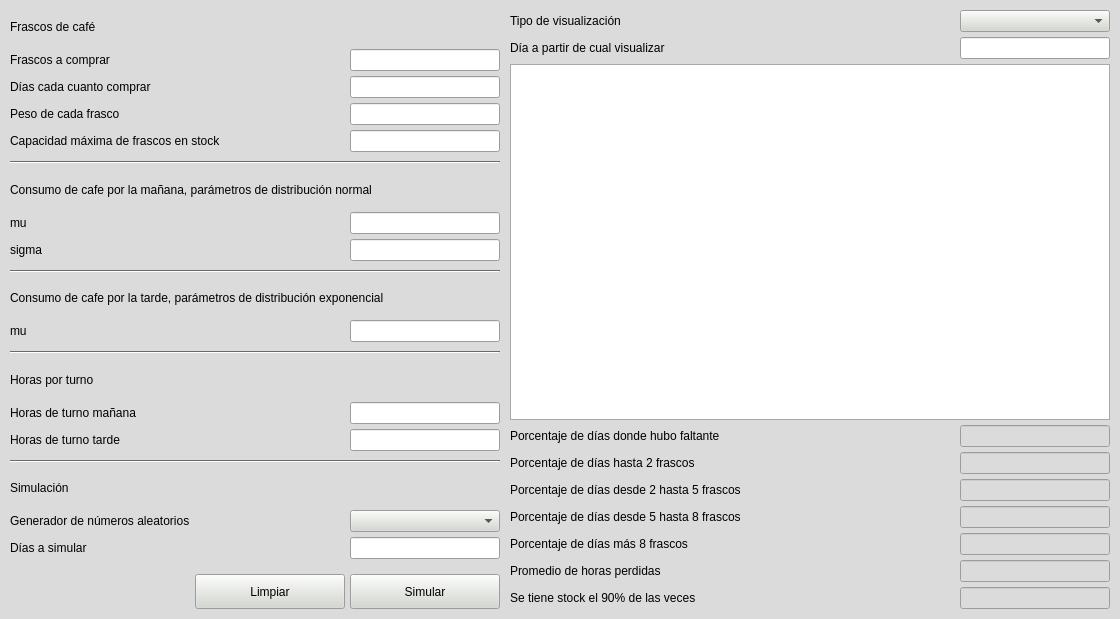
<?xml version="1.0" encoding="UTF-8"?>
<ui version="4.0">
 <class>ventana_montecarlo</class>
 <widget class="QMainWindow" name="ventana_montecarlo">
  <property name="geometry">
   <rect>
    <x>0</x>
    <y>0</y>
    <width>1120</width>
    <height>619</height>
   </rect>
  </property>
  <property name="minimumSize">
   <size>
    <width>1120</width>
    <height>619</height>
   </size>
  </property>
  <property name="palette">
   <palette>
    <active>
     <colorrole role="WindowText">
      <brush brushstyle="SolidPattern">
       <color alpha="255">
        <red>0</red>
        <green>0</green>
        <blue>0</blue>
       </color>
      </brush>
     </colorrole>
     <colorrole role="Button">
      <brush brushstyle="SolidPattern">
       <color alpha="255">
        <red>211</red>
        <green>215</green>
        <blue>207</blue>
       </color>
      </brush>
     </colorrole>
     <colorrole role="Light">
      <brush brushstyle="SolidPattern">
       <color alpha="255">
        <red>255</red>
        <green>255</green>
        <blue>255</blue>
       </color>
      </brush>
     </colorrole>
     <colorrole role="Midlight">
      <brush brushstyle="SolidPattern">
       <color alpha="255">
        <red>233</red>
        <green>235</green>
        <blue>231</blue>
       </color>
      </brush>
     </colorrole>
     <colorrole role="Dark">
      <brush brushstyle="SolidPattern">
       <color alpha="255">
        <red>105</red>
        <green>107</green>
        <blue>103</blue>
       </color>
      </brush>
     </colorrole>
     <colorrole role="Mid">
      <brush brushstyle="SolidPattern">
       <color alpha="255">
        <red>141</red>
        <green>143</green>
        <blue>138</blue>
       </color>
      </brush>
     </colorrole>
     <colorrole role="Text">
      <brush brushstyle="SolidPattern">
       <color alpha="255">
        <red>0</red>
        <green>0</green>
        <blue>0</blue>
       </color>
      </brush>
     </colorrole>
     <colorrole role="BrightText">
      <brush brushstyle="SolidPattern">
       <color alpha="255">
        <red>255</red>
        <green>255</green>
        <blue>255</blue>
       </color>
      </brush>
     </colorrole>
     <colorrole role="ButtonText">
      <brush brushstyle="SolidPattern">
       <color alpha="255">
        <red>0</red>
        <green>0</green>
        <blue>0</blue>
       </color>
      </brush>
     </colorrole>
     <colorrole role="Base">
      <brush brushstyle="SolidPattern">
       <color alpha="255">
        <red>255</red>
        <green>255</green>
        <blue>255</blue>
       </color>
      </brush>
     </colorrole>
     <colorrole role="Window">
      <brush brushstyle="SolidPattern">
       <color alpha="255">
        <red>219</red>
        <green>219</green>
        <blue>219</blue>
       </color>
      </brush>
     </colorrole>
     <colorrole role="Shadow">
      <brush brushstyle="SolidPattern">
       <color alpha="255">
        <red>0</red>
        <green>0</green>
        <blue>0</blue>
       </color>
      </brush>
     </colorrole>
     <colorrole role="AlternateBase">
      <brush brushstyle="SolidPattern">
       <color alpha="255">
        <red>233</red>
        <green>235</green>
        <blue>231</blue>
       </color>
      </brush>
     </colorrole>
     <colorrole role="ToolTipBase">
      <brush brushstyle="SolidPattern">
       <color alpha="255">
        <red>255</red>
        <green>255</green>
        <blue>220</blue>
       </color>
      </brush>
     </colorrole>
     <colorrole role="ToolTipText">
      <brush brushstyle="SolidPattern">
       <color alpha="255">
        <red>0</red>
        <green>0</green>
        <blue>0</blue>
       </color>
      </brush>
     </colorrole>
     <colorrole role="PlaceholderText">
      <brush brushstyle="NoBrush">
       <color alpha="128">
        <red>0</red>
        <green>0</green>
        <blue>0</blue>
       </color>
      </brush>
     </colorrole>
    </active>
    <inactive>
     <colorrole role="WindowText">
      <brush brushstyle="SolidPattern">
       <color alpha="255">
        <red>0</red>
        <green>0</green>
        <blue>0</blue>
       </color>
      </brush>
     </colorrole>
     <colorrole role="Button">
      <brush brushstyle="SolidPattern">
       <color alpha="255">
        <red>211</red>
        <green>215</green>
        <blue>207</blue>
       </color>
      </brush>
     </colorrole>
     <colorrole role="Light">
      <brush brushstyle="SolidPattern">
       <color alpha="255">
        <red>255</red>
        <green>255</green>
        <blue>255</blue>
       </color>
      </brush>
     </colorrole>
     <colorrole role="Midlight">
      <brush brushstyle="SolidPattern">
       <color alpha="255">
        <red>233</red>
        <green>235</green>
        <blue>231</blue>
       </color>
      </brush>
     </colorrole>
     <colorrole role="Dark">
      <brush brushstyle="SolidPattern">
       <color alpha="255">
        <red>105</red>
        <green>107</green>
        <blue>103</blue>
       </color>
      </brush>
     </colorrole>
     <colorrole role="Mid">
      <brush brushstyle="SolidPattern">
       <color alpha="255">
        <red>141</red>
        <green>143</green>
        <blue>138</blue>
       </color>
      </brush>
     </colorrole>
     <colorrole role="Text">
      <brush brushstyle="SolidPattern">
       <color alpha="255">
        <red>0</red>
        <green>0</green>
        <blue>0</blue>
       </color>
      </brush>
     </colorrole>
     <colorrole role="BrightText">
      <brush brushstyle="SolidPattern">
       <color alpha="255">
        <red>255</red>
        <green>255</green>
        <blue>255</blue>
       </color>
      </brush>
     </colorrole>
     <colorrole role="ButtonText">
      <brush brushstyle="SolidPattern">
       <color alpha="255">
        <red>0</red>
        <green>0</green>
        <blue>0</blue>
       </color>
      </brush>
     </colorrole>
     <colorrole role="Base">
      <brush brushstyle="SolidPattern">
       <color alpha="255">
        <red>255</red>
        <green>255</green>
        <blue>255</blue>
       </color>
      </brush>
     </colorrole>
     <colorrole role="Window">
      <brush brushstyle="SolidPattern">
       <color alpha="255">
        <red>219</red>
        <green>219</green>
        <blue>219</blue>
       </color>
      </brush>
     </colorrole>
     <colorrole role="Shadow">
      <brush brushstyle="SolidPattern">
       <color alpha="255">
        <red>0</red>
        <green>0</green>
        <blue>0</blue>
       </color>
      </brush>
     </colorrole>
     <colorrole role="AlternateBase">
      <brush brushstyle="SolidPattern">
       <color alpha="255">
        <red>233</red>
        <green>235</green>
        <blue>231</blue>
       </color>
      </brush>
     </colorrole>
     <colorrole role="ToolTipBase">
      <brush brushstyle="SolidPattern">
       <color alpha="255">
        <red>255</red>
        <green>255</green>
        <blue>220</blue>
       </color>
      </brush>
     </colorrole>
     <colorrole role="ToolTipText">
      <brush brushstyle="SolidPattern">
       <color alpha="255">
        <red>0</red>
        <green>0</green>
        <blue>0</blue>
       </color>
      </brush>
     </colorrole>
     <colorrole role="PlaceholderText">
      <brush brushstyle="NoBrush">
       <color alpha="128">
        <red>0</red>
        <green>0</green>
        <blue>0</blue>
       </color>
      </brush>
     </colorrole>
    </inactive>
    <disabled>
     <colorrole role="WindowText">
      <brush brushstyle="SolidPattern">
       <color alpha="255">
        <red>105</red>
        <green>107</green>
        <blue>103</blue>
       </color>
      </brush>
     </colorrole>
     <colorrole role="Button">
      <brush brushstyle="SolidPattern">
       <color alpha="255">
        <red>211</red>
        <green>215</green>
        <blue>207</blue>
       </color>
      </brush>
     </colorrole>
     <colorrole role="Light">
      <brush brushstyle="SolidPattern">
       <color alpha="255">
        <red>255</red>
        <green>255</green>
        <blue>255</blue>
       </color>
      </brush>
     </colorrole>
     <colorrole role="Midlight">
      <brush brushstyle="SolidPattern">
       <color alpha="255">
        <red>233</red>
        <green>235</green>
        <blue>231</blue>
       </color>
      </brush>
     </colorrole>
     <colorrole role="Dark">
      <brush brushstyle="SolidPattern">
       <color alpha="255">
        <red>105</red>
        <green>107</green>
        <blue>103</blue>
       </color>
      </brush>
     </colorrole>
     <colorrole role="Mid">
      <brush brushstyle="SolidPattern">
       <color alpha="255">
        <red>141</red>
        <green>143</green>
        <blue>138</blue>
       </color>
      </brush>
     </colorrole>
     <colorrole role="Text">
      <brush brushstyle="SolidPattern">
       <color alpha="255">
        <red>105</red>
        <green>107</green>
        <blue>103</blue>
       </color>
      </brush>
     </colorrole>
     <colorrole role="BrightText">
      <brush brushstyle="SolidPattern">
       <color alpha="255">
        <red>255</red>
        <green>255</green>
        <blue>255</blue>
       </color>
      </brush>
     </colorrole>
     <colorrole role="ButtonText">
      <brush brushstyle="SolidPattern">
       <color alpha="255">
        <red>105</red>
        <green>107</green>
        <blue>103</blue>
       </color>
      </brush>
     </colorrole>
     <colorrole role="Base">
      <brush brushstyle="SolidPattern">
       <color alpha="255">
        <red>219</red>
        <green>219</green>
        <blue>219</blue>
       </color>
      </brush>
     </colorrole>
     <colorrole role="Window">
      <brush brushstyle="SolidPattern">
       <color alpha="255">
        <red>219</red>
        <green>219</green>
        <blue>219</blue>
       </color>
      </brush>
     </colorrole>
     <colorrole role="Shadow">
      <brush brushstyle="SolidPattern">
       <color alpha="255">
        <red>0</red>
        <green>0</green>
        <blue>0</blue>
       </color>
      </brush>
     </colorrole>
     <colorrole role="AlternateBase">
      <brush brushstyle="SolidPattern">
       <color alpha="255">
        <red>211</red>
        <green>215</green>
        <blue>207</blue>
       </color>
      </brush>
     </colorrole>
     <colorrole role="ToolTipBase">
      <brush brushstyle="SolidPattern">
       <color alpha="255">
        <red>255</red>
        <green>255</green>
        <blue>220</blue>
       </color>
      </brush>
     </colorrole>
     <colorrole role="ToolTipText">
      <brush brushstyle="SolidPattern">
       <color alpha="255">
        <red>0</red>
        <green>0</green>
        <blue>0</blue>
       </color>
      </brush>
     </colorrole>
     <colorrole role="PlaceholderText">
      <brush brushstyle="NoBrush">
       <color alpha="128">
        <red>0</red>
        <green>0</green>
        <blue>0</blue>
       </color>
      </brush>
     </colorrole>
    </disabled>
   </palette>
  </property>
  <property name="windowTitle">
   <string>Simulación Montecarlo</string>
  </property>
  <property name="windowIcon">
   <iconset resource="recursos/sim.qrc">
    <normaloff>:/sim/sim.png</normaloff>:/sim/sim.png</iconset>
  </property>
  <property name="iconSize">
   <size>
    <width>15</width>
    <height>15</height>
   </size>
  </property>
  <widget class="QWidget" name="central_widget">
   <layout class="QGridLayout" name="gridLayout">
    <property name="leftMargin">
     <number>10</number>
    </property>
    <property name="topMargin">
     <number>10</number>
    </property>
    <property name="rightMargin">
     <number>10</number>
    </property>
    <property name="bottomMargin">
     <number>10</number>
    </property>
    <property name="horizontalSpacing">
     <number>5</number>
    </property>
    <item row="0" column="0">
     <layout class="QHBoxLayout" name="lyt_horizontal_0_0">
      <property name="spacing">
       <number>10</number>
      </property>
      <item>
       <layout class="QHBoxLayout" name="lyt_horizontal_1_0">
        <item>
         <layout class="QVBoxLayout" name="lyt_vertical_2_0">
          <property name="spacing">
           <number>5</number>
          </property>
          <item>
           <layout class="QHBoxLayout" name="lyt_horizontal_3_0">
            <property name="spacing">
             <number>5</number>
            </property>
            <item>
             <widget class="QLabel" name="lbl_titulo_frascos">
              <property name="minimumSize">
               <size>
                <width>0</width>
                <height>20</height>
               </size>
              </property>
              <property name="text">
               <string>Frascos de café</string>
              </property>
             </widget>
            </item>
           </layout>
          </item>
          <item>
           <layout class="QHBoxLayout" name="lyt_horizontal_3_1">
            <property name="spacing">
             <number>5</number>
            </property>
            <item>
             <widget class="QLabel" name="lbl_frascos_a_comprar">
              <property name="text">
               <string>Frascos a comprar</string>
              </property>
             </widget>
            </item>
            <item>
             <spacer name="spacer_horizontal_0">
              <property name="orientation">
               <enum>Qt::Horizontal</enum>
              </property>
              <property name="sizeHint" stdset="0">
               <size>
                <width>0</width>
                <height>0</height>
               </size>
              </property>
             </spacer>
            </item>
            <item>
             <widget class="QLineEdit" name="txt_frascos_a_comprar">
              <property name="sizePolicy">
               <sizepolicy hsizetype="Fixed" vsizetype="Fixed">
                <horstretch>0</horstretch>
                <verstretch>0</verstretch>
               </sizepolicy>
              </property>
              <property name="minimumSize">
               <size>
                <width>150</width>
                <height>0</height>
               </size>
              </property>
             </widget>
            </item>
           </layout>
          </item>
          <item>
           <layout class="QHBoxLayout" name="lyt_horizontal_3_2">
            <property name="spacing">
             <number>5</number>
            </property>
            <item>
             <widget class="QLabel" name="lbl_dias_cada_cuanto_comprar">
              <property name="text">
               <string>Días cada cuanto comprar</string>
              </property>
             </widget>
            </item>
            <item>
             <spacer name="spacer_horizontal_1">
              <property name="orientation">
               <enum>Qt::Horizontal</enum>
              </property>
              <property name="sizeHint" stdset="0">
               <size>
                <width>0</width>
                <height>0</height>
               </size>
              </property>
             </spacer>
            </item>
            <item>
             <widget class="QLineEdit" name="txt_dias_cada_cuanto_comprar">
              <property name="sizePolicy">
               <sizepolicy hsizetype="Fixed" vsizetype="Fixed">
                <horstretch>0</horstretch>
                <verstretch>0</verstretch>
               </sizepolicy>
              </property>
              <property name="minimumSize">
               <size>
                <width>150</width>
                <height>0</height>
               </size>
              </property>
             </widget>
            </item>
           </layout>
          </item>
          <item>
           <layout class="QHBoxLayout" name="lyt_horizontal_3_3">
            <property name="spacing">
             <number>5</number>
            </property>
            <item>
             <widget class="QLabel" name="lbl_peso_frasco">
              <property name="text">
               <string>Peso de cada frasco</string>
              </property>
             </widget>
            </item>
            <item>
             <spacer name="spacer_horizontal_2">
              <property name="orientation">
               <enum>Qt::Horizontal</enum>
              </property>
              <property name="sizeHint" stdset="0">
               <size>
                <width>0</width>
                <height>0</height>
               </size>
              </property>
             </spacer>
            </item>
            <item>
             <widget class="QLineEdit" name="txt_peso_frasco">
              <property name="sizePolicy">
               <sizepolicy hsizetype="Fixed" vsizetype="Fixed">
                <horstretch>0</horstretch>
                <verstretch>0</verstretch>
               </sizepolicy>
              </property>
              <property name="minimumSize">
               <size>
                <width>150</width>
                <height>0</height>
               </size>
              </property>
             </widget>
            </item>
           </layout>
          </item>
          <item>
           <layout class="QHBoxLayout" name="lyt_horizontal_3_4">
            <property name="spacing">
             <number>5</number>
            </property>
            <item>
             <widget class="QLabel" name="lbl_capacidad_maxima_frascos">
              <property name="text">
               <string>Capacidad máxima de frascos en stock</string>
              </property>
             </widget>
            </item>
            <item>
             <spacer name="spacer_horizontal_3">
              <property name="orientation">
               <enum>Qt::Horizontal</enum>
              </property>
              <property name="sizeHint" stdset="0">
               <size>
                <width>0</width>
                <height>0</height>
               </size>
              </property>
             </spacer>
            </item>
            <item>
             <widget class="QLineEdit" name="txt_capacidad_maxima_frascos">
              <property name="sizePolicy">
               <sizepolicy hsizetype="Fixed" vsizetype="Fixed">
                <horstretch>0</horstretch>
                <verstretch>0</verstretch>
               </sizepolicy>
              </property>
              <property name="minimumSize">
               <size>
                <width>150</width>
                <height>0</height>
               </size>
              </property>
             </widget>
            </item>
           </layout>
          </item>
          <item>
           <widget class="Line" name="separator_0">
            <property name="minimumSize">
             <size>
              <width>0</width>
              <height>10</height>
             </size>
            </property>
            <property name="orientation">
             <enum>Qt::Horizontal</enum>
            </property>
           </widget>
          </item>
          <item>
           <layout class="QHBoxLayout" name="lyt_horizontal_3_5">
            <item>
             <widget class="QLabel" name="lbl_titulo_consumo_maniana">
              <property name="minimumSize">
               <size>
                <width>0</width>
                <height>20</height>
               </size>
              </property>
              <property name="text">
               <string>Consumo de cafe por la mañana, parámetros de distribución normal</string>
              </property>
             </widget>
            </item>
           </layout>
          </item>
          <item>
           <layout class="QHBoxLayout" name="lyt_horizontal_3_6">
            <property name="spacing">
             <number>5</number>
            </property>
            <item>
             <widget class="QLabel" name="lbl_mu_normal">
              <property name="text">
               <string>mu</string>
              </property>
             </widget>
            </item>
            <item>
             <spacer name="spacer_horizontal_4">
              <property name="orientation">
               <enum>Qt::Horizontal</enum>
              </property>
              <property name="sizeHint" stdset="0">
               <size>
                <width>0</width>
                <height>0</height>
               </size>
              </property>
             </spacer>
            </item>
            <item>
             <widget class="QLineEdit" name="txt_mu_normal">
              <property name="sizePolicy">
               <sizepolicy hsizetype="Fixed" vsizetype="Fixed">
                <horstretch>0</horstretch>
                <verstretch>0</verstretch>
               </sizepolicy>
              </property>
              <property name="minimumSize">
               <size>
                <width>150</width>
                <height>0</height>
               </size>
              </property>
             </widget>
            </item>
           </layout>
          </item>
          <item>
           <layout class="QHBoxLayout" name="lyt_horizontal_3_7">
            <property name="spacing">
             <number>5</number>
            </property>
            <item>
             <widget class="QLabel" name="lbl_sigma_normal">
              <property name="text">
               <string>sigma</string>
              </property>
             </widget>
            </item>
            <item>
             <spacer name="spacer_horizontal_5">
              <property name="orientation">
               <enum>Qt::Horizontal</enum>
              </property>
              <property name="sizeHint" stdset="0">
               <size>
                <width>0</width>
                <height>0</height>
               </size>
              </property>
             </spacer>
            </item>
            <item>
             <widget class="QLineEdit" name="txt_sigma_normal">
              <property name="sizePolicy">
               <sizepolicy hsizetype="Fixed" vsizetype="Fixed">
                <horstretch>0</horstretch>
                <verstretch>0</verstretch>
               </sizepolicy>
              </property>
              <property name="minimumSize">
               <size>
                <width>150</width>
                <height>0</height>
               </size>
              </property>
             </widget>
            </item>
           </layout>
          </item>
          <item>
           <widget class="Line" name="separator_1">
            <property name="minimumSize">
             <size>
              <width>0</width>
              <height>10</height>
             </size>
            </property>
            <property name="orientation">
             <enum>Qt::Horizontal</enum>
            </property>
           </widget>
          </item>
          <item>
           <layout class="QHBoxLayout" name="lyt_horizontal_3_8">
            <property name="spacing">
             <number>5</number>
            </property>
            <item>
             <widget class="QLabel" name="lbl_titulo_consumo_tarde">
              <property name="minimumSize">
               <size>
                <width>0</width>
                <height>20</height>
               </size>
              </property>
              <property name="text">
               <string>Consumo de cafe por la tarde, parámetros de distribución exponencial</string>
              </property>
             </widget>
            </item>
           </layout>
          </item>
          <item>
           <layout class="QHBoxLayout" name="lyt_horizontal_3_9">
            <property name="spacing">
             <number>5</number>
            </property>
            <item>
             <widget class="QLabel" name="lbl_mu_exponencial">
              <property name="text">
               <string>mu</string>
              </property>
             </widget>
            </item>
            <item>
             <spacer name="spacer_horizontal_6">
              <property name="orientation">
               <enum>Qt::Horizontal</enum>
              </property>
              <property name="sizeHint" stdset="0">
               <size>
                <width>0</width>
                <height>0</height>
               </size>
              </property>
             </spacer>
            </item>
            <item>
             <widget class="QLineEdit" name="txt_mu_exponencial">
              <property name="sizePolicy">
               <sizepolicy hsizetype="Fixed" vsizetype="Fixed">
                <horstretch>0</horstretch>
                <verstretch>0</verstretch>
               </sizepolicy>
              </property>
              <property name="minimumSize">
               <size>
                <width>150</width>
                <height>0</height>
               </size>
              </property>
             </widget>
            </item>
           </layout>
          </item>
          <item>
           <widget class="Line" name="separator_2">
            <property name="minimumSize">
             <size>
              <width>0</width>
              <height>10</height>
             </size>
            </property>
            <property name="orientation">
             <enum>Qt::Horizontal</enum>
            </property>
           </widget>
          </item>
          <item>
           <layout class="QHBoxLayout" name="lyt_horizontal_3_10">
            <property name="spacing">
             <number>5</number>
            </property>
            <item>
             <widget class="QLabel" name="lbl_titulo_horas_turno">
              <property name="minimumSize">
               <size>
                <width>0</width>
                <height>20</height>
               </size>
              </property>
              <property name="text">
               <string>Horas por turno</string>
              </property>
             </widget>
            </item>
           </layout>
          </item>
          <item>
           <layout class="QHBoxLayout" name="lyt_horizontal_3_11">
            <property name="spacing">
             <number>5</number>
            </property>
            <item>
             <widget class="QLabel" name="lbl_horas_maniana">
              <property name="text">
               <string>Horas de turno mañana</string>
              </property>
             </widget>
            </item>
            <item>
             <spacer name="spacer_horizontal_7">
              <property name="orientation">
               <enum>Qt::Horizontal</enum>
              </property>
              <property name="sizeHint" stdset="0">
               <size>
                <width>0</width>
                <height>0</height>
               </size>
              </property>
             </spacer>
            </item>
            <item>
             <widget class="QLineEdit" name="txt_horas_maniana">
              <property name="sizePolicy">
               <sizepolicy hsizetype="Fixed" vsizetype="Fixed">
                <horstretch>0</horstretch>
                <verstretch>0</verstretch>
               </sizepolicy>
              </property>
              <property name="minimumSize">
               <size>
                <width>150</width>
                <height>0</height>
               </size>
              </property>
             </widget>
            </item>
           </layout>
          </item>
          <item>
           <layout class="QHBoxLayout" name="lyt_horizontal_3_12">
            <item>
             <widget class="QLabel" name="lbl_horas_tarde">
              <property name="text">
               <string>Horas de turno tarde</string>
              </property>
             </widget>
            </item>
            <item>
             <spacer name="spacer_horizontal_8">
              <property name="orientation">
               <enum>Qt::Horizontal</enum>
              </property>
              <property name="sizeHint" stdset="0">
               <size>
                <width>0</width>
                <height>0</height>
               </size>
              </property>
             </spacer>
            </item>
            <item>
             <widget class="QLineEdit" name="txt_horas_tarde">
              <property name="sizePolicy">
               <sizepolicy hsizetype="Fixed" vsizetype="Fixed">
                <horstretch>0</horstretch>
                <verstretch>0</verstretch>
               </sizepolicy>
              </property>
              <property name="minimumSize">
               <size>
                <width>150</width>
                <height>0</height>
               </size>
              </property>
             </widget>
            </item>
           </layout>
          </item>
          <item>
           <widget class="Line" name="separator_3">
            <property name="minimumSize">
             <size>
              <width>0</width>
              <height>10</height>
             </size>
            </property>
            <property name="orientation">
             <enum>Qt::Horizontal</enum>
            </property>
           </widget>
          </item>
          <item>
           <layout class="QHBoxLayout" name="lyt_horizontal_3_13">
            <property name="spacing">
             <number>5</number>
            </property>
            <item>
             <widget class="QLabel" name="lbl_titulo_simulacion">
              <property name="minimumSize">
               <size>
                <width>0</width>
                <height>20</height>
               </size>
              </property>
              <property name="text">
               <string>Simulación</string>
              </property>
             </widget>
            </item>
           </layout>
          </item>
          <item>
           <layout class="QHBoxLayout" name="lyt_horizontal_3_14">
            <property name="spacing">
             <number>5</number>
            </property>
            <item>
             <widget class="QLabel" name="lbl_tipo_generador">
              <property name="text">
               <string>Generador de números aleatorios</string>
              </property>
             </widget>
            </item>
            <item>
             <spacer name="spacer_horizontal_9">
              <property name="orientation">
               <enum>Qt::Horizontal</enum>
              </property>
              <property name="sizeHint" stdset="0">
               <size>
                <width>0</width>
                <height>0</height>
               </size>
              </property>
             </spacer>
            </item>
            <item>
             <widget class="QComboBox" name="cmb_tipo_generador">
              <property name="sizePolicy">
               <sizepolicy hsizetype="Fixed" vsizetype="Fixed">
                <horstretch>0</horstretch>
                <verstretch>0</verstretch>
               </sizepolicy>
              </property>
              <property name="minimumSize">
               <size>
                <width>150</width>
                <height>0</height>
               </size>
              </property>
             </widget>
            </item>
           </layout>
          </item>
          <item>
           <layout class="QHBoxLayout" name="lyt_horizontal_3_15">
            <item>
             <widget class="QLabel" name="lbl_dias">
              <property name="text">
               <string>Días a simular</string>
              </property>
             </widget>
            </item>
            <item>
             <spacer name="spacer_horizontal_10">
              <property name="orientation">
               <enum>Qt::Horizontal</enum>
              </property>
              <property name="sizeHint" stdset="0">
               <size>
                <width>0</width>
                <height>0</height>
               </size>
              </property>
             </spacer>
            </item>
            <item>
             <widget class="QLineEdit" name="txt_dias">
              <property name="sizePolicy">
               <sizepolicy hsizetype="Fixed" vsizetype="Fixed">
                <horstretch>0</horstretch>
                <verstretch>0</verstretch>
               </sizepolicy>
              </property>
              <property name="minimumSize">
               <size>
                <width>150</width>
                <height>0</height>
               </size>
              </property>
             </widget>
            </item>
           </layout>
          </item>
          <item>
           <layout class="QHBoxLayout" name="lyt_horizontal_3_16">
            <property name="spacing">
             <number>5</number>
            </property>
            <property name="topMargin">
             <number>10</number>
            </property>
            <item>
             <spacer name="spacer_horizontal_11">
              <property name="orientation">
               <enum>Qt::Horizontal</enum>
              </property>
              <property name="sizeHint" stdset="0">
               <size>
                <width>0</width>
                <height>0</height>
               </size>
              </property>
             </spacer>
            </item>
            <item>
             <widget class="QPushButton" name="btn_limpiar">
              <property name="minimumSize">
               <size>
                <width>150</width>
                <height>35</height>
               </size>
              </property>
              <property name="text">
               <string>Limpiar</string>
              </property>
              <property name="autoDefault">
               <bool>true</bool>
              </property>
             </widget>
            </item>
            <item>
             <widget class="QPushButton" name="btn_simular">
              <property name="minimumSize">
               <size>
                <width>150</width>
                <height>35</height>
               </size>
              </property>
              <property name="text">
               <string>Simular</string>
              </property>
              <property name="autoDefault">
               <bool>true</bool>
              </property>
             </widget>
            </item>
           </layout>
          </item>
         </layout>
        </item>
       </layout>
      </item>
      <item>
       <layout class="QHBoxLayout" name="lyt_horizontal_1_1">
        <item>
         <layout class="QVBoxLayout" name="lyt_vertical_2_1">
          <property name="spacing">
           <number>5</number>
          </property>
          <item>
           <layout class="QHBoxLayout" name="lyt_horizontal_3_17">
            <property name="spacing">
             <number>5</number>
            </property>
            <item>
             <widget class="QLabel" name="lbl_tipo_visualizacion">
              <property name="text">
               <string>Tipo de visualización</string>
              </property>
             </widget>
            </item>
            <item>
             <spacer name="spacer_horizontal_12">
              <property name="orientation">
               <enum>Qt::Horizontal</enum>
              </property>
              <property name="sizeHint" stdset="0">
               <size>
                <width>0</width>
                <height>0</height>
               </size>
              </property>
             </spacer>
            </item>
            <item>
             <widget class="QComboBox" name="cmb_tipo_visualizacion">
              <property name="sizePolicy">
               <sizepolicy hsizetype="Fixed" vsizetype="Fixed">
                <horstretch>0</horstretch>
                <verstretch>0</verstretch>
               </sizepolicy>
              </property>
              <property name="minimumSize">
               <size>
                <width>150</width>
                <height>0</height>
               </size>
              </property>
             </widget>
            </item>
           </layout>
          </item>
          <item>
           <layout class="QHBoxLayout" name="lyt_horizontal_3_18">
            <property name="spacing">
             <number>5</number>
            </property>
            <item>
             <widget class="QLabel" name="lbl_dia_visualizacion">
              <property name="text">
               <string>Día a partir de cual visualizar</string>
              </property>
             </widget>
            </item>
            <item>
             <spacer name="spacer_horizontal_13">
              <property name="orientation">
               <enum>Qt::Horizontal</enum>
              </property>
              <property name="sizeHint" stdset="0">
               <size>
                <width>0</width>
                <height>0</height>
               </size>
              </property>
             </spacer>
            </item>
            <item>
             <widget class="QLineEdit" name="txt_dia_visualizacion">
              <property name="sizePolicy">
               <sizepolicy hsizetype="Fixed" vsizetype="Fixed">
                <horstretch>0</horstretch>
                <verstretch>0</verstretch>
               </sizepolicy>
              </property>
              <property name="minimumSize">
               <size>
                <width>150</width>
                <height>0</height>
               </size>
              </property>
             </widget>
            </item>
           </layout>
          </item>
          <item>
           <layout class="QHBoxLayout" name="lyt_horizontal_3_19">
            <item>
             <widget class="QTableWidget" name="grid_dias_simulados">
              <property name="sizePolicy">
               <sizepolicy hsizetype="Expanding" vsizetype="Expanding">
                <horstretch>0</horstretch>
                <verstretch>0</verstretch>
               </sizepolicy>
              </property>
              <property name="minimumSize">
               <size>
                <width>600</width>
                <height>0</height>
               </size>
              </property>
              <property name="editTriggers">
               <set>QAbstractItemView::NoEditTriggers</set>
              </property>
              <property name="textElideMode">
               <enum>Qt::ElideMiddle</enum>
              </property>
              <attribute name="verticalHeaderVisible">
               <bool>false</bool>
              </attribute>
             </widget>
            </item>
           </layout>
          </item>
          <item>
           <layout class="QHBoxLayout" name="lyt_horizontal_3_20">
            <property name="spacing">
             <number>5</number>
            </property>
            <item>
             <widget class="QLabel" name="lbl_porcentaje_dias_faltantes">
              <property name="text">
               <string>Porcentaje de días donde hubo faltante</string>
              </property>
             </widget>
            </item>
            <item>
             <spacer name="spacer_horizontal_14">
              <property name="orientation">
               <enum>Qt::Horizontal</enum>
              </property>
              <property name="sizeHint" stdset="0">
               <size>
                <width>0</width>
                <height>0</height>
               </size>
              </property>
             </spacer>
            </item>
            <item>
             <widget class="QLineEdit" name="txt_porcentaje_dias_faltantes">
              <property name="enabled">
               <bool>false</bool>
              </property>
              <property name="sizePolicy">
               <sizepolicy hsizetype="Fixed" vsizetype="Fixed">
                <horstretch>0</horstretch>
                <verstretch>0</verstretch>
               </sizepolicy>
              </property>
              <property name="minimumSize">
               <size>
                <width>150</width>
                <height>0</height>
               </size>
              </property>
             </widget>
            </item>
           </layout>
          </item>
          <item>
           <layout class="QHBoxLayout" name="lyt_horizontal_3_21">
            <property name="spacing">
             <number>5</number>
            </property>
            <item>
             <widget class="QLabel" name="lbl_porcentaje_dias_0_a_2_frascos">
              <property name="text">
               <string>Porcentaje de días hasta 2 frascos</string>
              </property>
             </widget>
            </item>
            <item>
             <spacer name="spacer_horizontal_15">
              <property name="orientation">
               <enum>Qt::Horizontal</enum>
              </property>
              <property name="sizeHint" stdset="0">
               <size>
                <width>0</width>
                <height>0</height>
               </size>
              </property>
             </spacer>
            </item>
            <item>
             <widget class="QLineEdit" name="txt_porcentaje_dias_0_a_2_frascos">
              <property name="enabled">
               <bool>false</bool>
              </property>
              <property name="sizePolicy">
               <sizepolicy hsizetype="Fixed" vsizetype="Fixed">
                <horstretch>0</horstretch>
                <verstretch>0</verstretch>
               </sizepolicy>
              </property>
              <property name="minimumSize">
               <size>
                <width>150</width>
                <height>0</height>
               </size>
              </property>
             </widget>
            </item>
           </layout>
          </item>
          <item>
           <layout class="QHBoxLayout" name="lyt_horizontal_3_22">
            <property name="spacing">
             <number>5</number>
            </property>
            <item>
             <widget class="QLabel" name="lbl_porcentaje_dias_2_a_5_frascos">
              <property name="text">
               <string>Porcentaje de días desde 2 hasta 5 frascos</string>
              </property>
             </widget>
            </item>
            <item>
             <spacer name="spacer_horizontal_16">
              <property name="orientation">
               <enum>Qt::Horizontal</enum>
              </property>
              <property name="sizeHint" stdset="0">
               <size>
                <width>0</width>
                <height>0</height>
               </size>
              </property>
             </spacer>
            </item>
            <item>
             <widget class="QLineEdit" name="txt_porcentaje_dias_2_a_5_frascos">
              <property name="enabled">
               <bool>false</bool>
              </property>
              <property name="sizePolicy">
               <sizepolicy hsizetype="Fixed" vsizetype="Fixed">
                <horstretch>0</horstretch>
                <verstretch>0</verstretch>
               </sizepolicy>
              </property>
              <property name="minimumSize">
               <size>
                <width>150</width>
                <height>0</height>
               </size>
              </property>
             </widget>
            </item>
           </layout>
          </item>
          <item>
           <layout class="QHBoxLayout" name="lyt_horizontal_3_23">
            <property name="spacing">
             <number>5</number>
            </property>
            <item>
             <widget class="QLabel" name="lbl_porcentaje_dias_5_a_8_frascos">
              <property name="text">
               <string>Porcentaje de días desde 5 hasta 8 frascos</string>
              </property>
             </widget>
            </item>
            <item>
             <spacer name="spacer_horizontal_17">
              <property name="orientation">
               <enum>Qt::Horizontal</enum>
              </property>
              <property name="sizeHint" stdset="0">
               <size>
                <width>0</width>
                <height>0</height>
               </size>
              </property>
             </spacer>
            </item>
            <item>
             <widget class="QLineEdit" name="txt_porcentaje_dias_5_a_8_frascos">
              <property name="enabled">
               <bool>false</bool>
              </property>
              <property name="sizePolicy">
               <sizepolicy hsizetype="Fixed" vsizetype="Fixed">
                <horstretch>0</horstretch>
                <verstretch>0</verstretch>
               </sizepolicy>
              </property>
              <property name="minimumSize">
               <size>
                <width>150</width>
                <height>0</height>
               </size>
              </property>
             </widget>
            </item>
           </layout>
          </item>
          <item>
           <layout class="QHBoxLayout" name="lyt_horizontal_3_24">
            <property name="spacing">
             <number>5</number>
            </property>
            <item>
             <widget class="QLabel" name="lbl_porcentaje_dias_mas_8_frascos">
              <property name="text">
               <string>Porcentaje de días más 8 frascos</string>
              </property>
             </widget>
            </item>
            <item>
             <spacer name="spacer_horizontal_18">
              <property name="orientation">
               <enum>Qt::Horizontal</enum>
              </property>
              <property name="sizeHint" stdset="0">
               <size>
                <width>0</width>
                <height>0</height>
               </size>
              </property>
             </spacer>
            </item>
            <item>
             <widget class="QLineEdit" name="txt_porcentaje_dias_mas_8_frascos">
              <property name="enabled">
               <bool>false</bool>
              </property>
              <property name="sizePolicy">
               <sizepolicy hsizetype="Fixed" vsizetype="Fixed">
                <horstretch>0</horstretch>
                <verstretch>0</verstretch>
               </sizepolicy>
              </property>
              <property name="minimumSize">
               <size>
                <width>150</width>
                <height>0</height>
               </size>
              </property>
             </widget>
            </item>
           </layout>
          </item>
          <item>
           <layout class="QHBoxLayout" name="lyt_horizontal_3_25">
            <property name="spacing">
             <number>5</number>
            </property>
            <item>
             <widget class="QLabel" name="lbl_promedio_horas_perdidas">
              <property name="text">
               <string>Promedio de horas perdidas</string>
              </property>
             </widget>
            </item>
            <item>
             <spacer name="spacer_horizontal_19">
              <property name="orientation">
               <enum>Qt::Horizontal</enum>
              </property>
              <property name="sizeHint" stdset="0">
               <size>
                <width>0</width>
                <height>0</height>
               </size>
              </property>
             </spacer>
            </item>
            <item>
             <widget class="QLineEdit" name="txt_promedio_horas_perdidas">
              <property name="enabled">
               <bool>false</bool>
              </property>
              <property name="sizePolicy">
               <sizepolicy hsizetype="Fixed" vsizetype="Fixed">
                <horstretch>0</horstretch>
                <verstretch>0</verstretch>
               </sizepolicy>
              </property>
              <property name="minimumSize">
               <size>
                <width>150</width>
                <height>0</height>
               </size>
              </property>
             </widget>
            </item>
           </layout>
          </item>
          <item>
           <layout class="QHBoxLayout" name="lyt_horizontal_3_26">
            <property name="spacing">
             <number>5</number>
            </property>
            <item>
             <widget class="QLabel" name="lbl_tiene_stock">
              <property name="text">
               <string>Se tiene stock el 90% de las veces</string>
              </property>
             </widget>
            </item>
            <item>
             <spacer name="spacer_horizontal_20">
              <property name="orientation">
               <enum>Qt::Horizontal</enum>
              </property>
              <property name="sizeHint" stdset="0">
               <size>
                <width>0</width>
                <height>0</height>
               </size>
              </property>
             </spacer>
            </item>
            <item>
             <widget class="QLineEdit" name="txt_tiene_stock">
              <property name="enabled">
               <bool>false</bool>
              </property>
              <property name="sizePolicy">
               <sizepolicy hsizetype="Fixed" vsizetype="Fixed">
                <horstretch>0</horstretch>
                <verstretch>0</verstretch>
               </sizepolicy>
              </property>
              <property name="minimumSize">
               <size>
                <width>150</width>
                <height>0</height>
               </size>
              </property>
             </widget>
            </item>
           </layout>
          </item>
         </layout>
        </item>
       </layout>
      </item>
     </layout>
    </item>
   </layout>
  </widget>
 </widget>
 <resources>
  <include location="recursos/sim.qrc"/>
 </resources>
 <connections/>
</ui>
